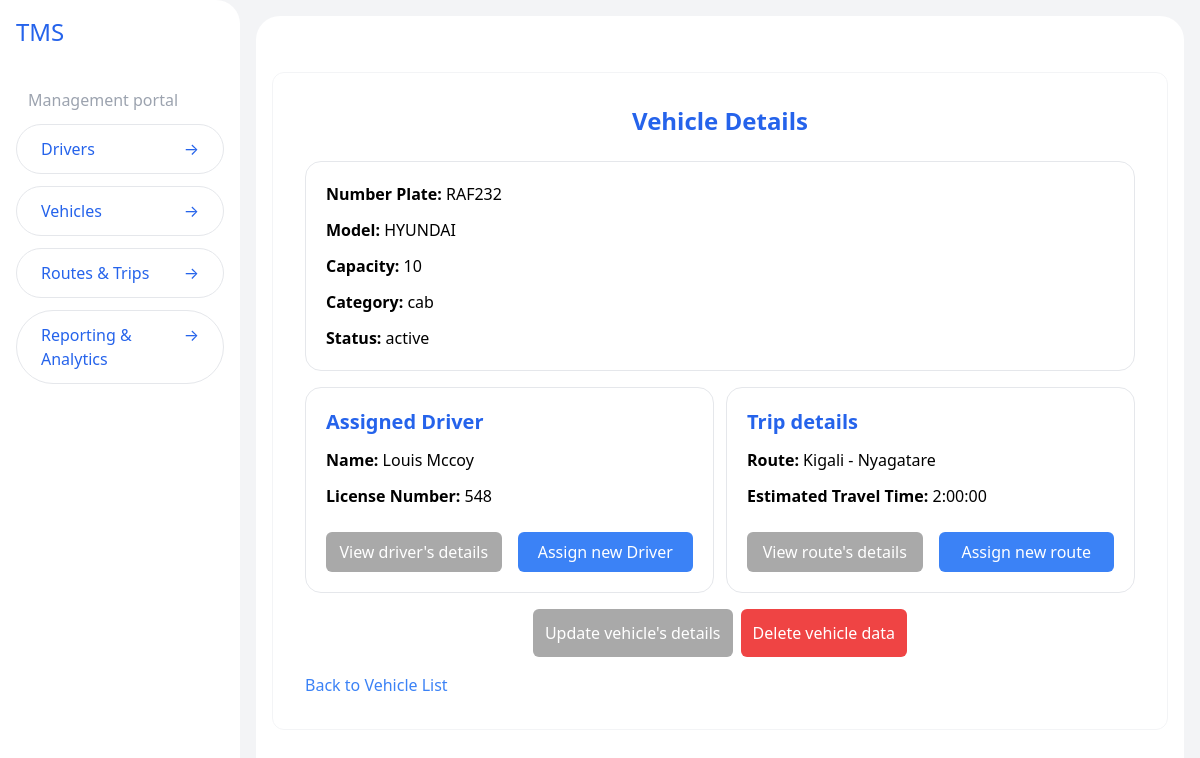
The page /vehicles/6 on the database as committed earlier.
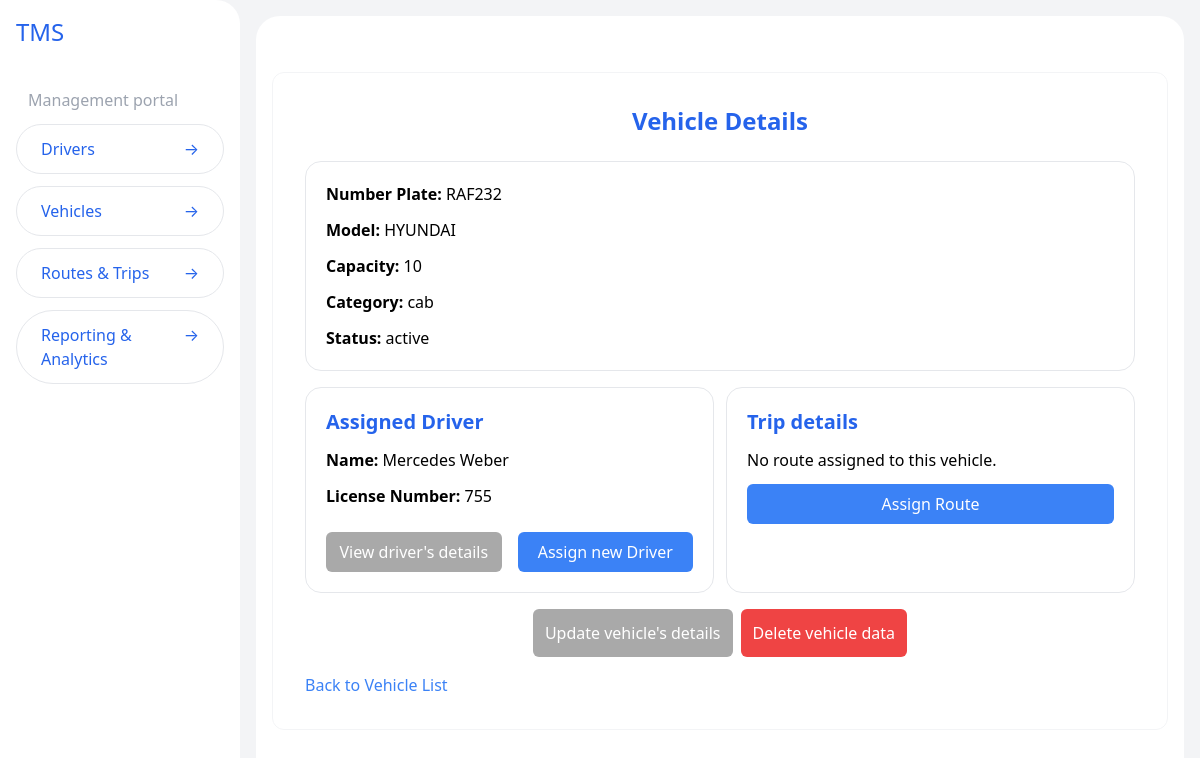
The same page on the database as committed later.
### drivers/models.py (models this page shows, shortened)
class Driver(models.Model):
  name = models.CharField(max_length=100)
  license_number = models.CharField(max_length=50, unique=True)
  vehicle = models.ForeignKey(Vehicle, on_delete=models.SET_NULL, null=True, blank=True)

### vehicles/models.py (models this page shows, shortened)
class Vehicle(models.Model):
    NUMBER_PLATE_MAX_LENGTH = 15
    MODEL_MAX_LENGTH = 50
    CATEGORY_CHOICES = [
        ('taxi', 'Taxi'),
        ('cab', 'Cab'),
        ('bus', 'Bus'),
        ('coaster', 'Coaster (Minibus)'),
        ('coach', 'Coach'),
        ('bike', 'Bike'),
        ('van', 'Van'),
    ]
    license_plate = models.CharField(max_length=NUMBER_PLATE_MAX_LENGTH, unique=True)
    model = models.CharField(max_length=MODEL_MAX_LENGTH)
    capacity = models.IntegerField()
    category = models.CharField(max_length=50, choices=CATEGORY_CHOICES, default=CATEGORY_CHOICES[0])
    status = models.CharField(max_length=20, choices=[('active', 'Active'), ('inactive', 'Inactive')])
    route = models.ForeignKey(Route, on_delete=models.SET_NULL, null=True, blank=True, related_name='vehicles')

### routes/models.py (models this page shows)
class Route(models.Model):
  start_location = models.CharField(max_length=100)
  end_location = models.CharField(max_length=100)
  estimated_travel_time = models.DurationField()
  distance = models.FloatField()
  def __str__(self):
    return f"{self.start_location} - {self.end_location}"

### vehicles/views.py (the view)
# urls.py: path('<int:vehicle_id>', view_vehicle, name='view-vehicle'),
def view_vehicle(request, vehicle_id):
  vehicle = get_object_or_404(Vehicle, id=vehicle_id)
  driver = Driver.objects.filter(vehicle=vehicle).first()
  return render(request, 'view-vehicle.html', {'vehicle': vehicle, 'driver': driver})

### vehicles/templates/view-vehicle.html
{% extends "layout.html" %} {% block title %}TMS | Vehicle Details{% endblock %} {% block content %}
<div class="max-w-6xl mx-auto bg-white p-8 rounded-xl border border-gray-100 mt-10 space-y-4">
  <h1 class="text-2xl font-semibold text-blue-600 mb-6 text-center">Vehicle Details</h1>
  <div class="border border-gray-200 p-5 rounded-2xl space-y-3">
    <p><strong>Number Plate:</strong> {{ vehicle.license_plate }}</p>
    <p><strong>Model:</strong> {{ vehicle.model }}</p>
    <p><strong>Capacity:</strong> {{ vehicle.capacity }}</p>
    <p><strong>Category:</strong> {{ vehicle.category }}</p>
    <p><strong>Status:</strong> {{ vehicle.status }}</p>
  </div>
  <div class="flex gap-3">
    <div class="w-full border border-gray-200 p-5 rounded-2xl space-y-3">
      <h2 class="text-xl font-semibold text-blue-600">Assigned Driver</h2>
      {% if driver %}
      <p><strong>Name:</strong> {{ driver.name }}</p>
      <p><strong>License Number:</strong> {{ driver.license_number }}</p>
      <div class="flex gap-4">
        <a href="{% url 'view-driver' driver.id %}" class="mt-3 w-full btn edit-btn block py-2 text-center">View driver's details</a>
        <a href="{% url 'assign-driver-to-vehicle' vehicle.id %}" class="bg-blue-500 mt-3 w-full btn block py-2 text-center">Assign new Driver</a>
      </div>
      {% else %}
      <p>No driver assigned to this vehicle.</p>
      <a href="{% url 'assign-driver-to-vehicle' vehicle.id %}" class="bg-blue-500 mt-3 btn block py-2 text-center">Assign Driver</a>
      {% endif %}
    </div>
    <div class="w-full border border-gray-200 p-5 rounded-2xl space-y-3">
      <h2 class="text-xl font-semibold text-blue-600">Trip details</h2>
      {% if vehicle.route %}
      <p><strong>Route:</strong> {{ vehicle.route }}</p>
      <p><strong>Estimated Travel Time:</strong> {{ vehicle.route.estimated_travel_time }}</p>
      <div class="flex gap-4">
        <a href="{% url 'route-details' vehicle.route.id %}" class="mt-3 w-full btn edit-btn block py-2 text-center">View route's details</a>
        <a href="{% url 'assign-route-to-vehicle' vehicle.id %}" class="bg-blue-500 mt-3 w-full btn block py-2 text-center">Assign new route</a>
      </div>
      {% else %}
      <p>No route assigned to this vehicle.</p>
      <a href="{% url 'assign-route-to-vehicle' vehicle.id %}" class="bg-blue-500 mt-3 btn block py-2 text-center">Assign Route</a>
      {% endif %}
    </div>
  </div>
  <div class="mt-6 flex justify-center items-center gap-2">
    <a href="{% url 'update-vehicle' vehicle.id %}" class="btn edit-btn py-3">Update vehicle's details</a>
    <a href="{% url 'delete-vehicle' vehicle.id %}" class="btn delete-btn py-3"> Delete vehicle data </a>
  </div>
  <a href="{% url 'vehicle-list' %}" class="mt-10 block text-blue-500 hover:underline">Back to Vehicle List</a>
</div>
{% endblock %}

Rows that differ between the two databases and show on the page:
no longer on this page (row edited): Driver: name "Louis Mccoy", license_number "548"
changed Vehicle "RAF232": route_id 2 → empty (drawn); route "Kigali - Nyagatare" → (not shown); route.estimated_travel_time "2:00:00" → (not shown)
now on this page (row unchanged): Driver: name "Mercedes Weber", license_number "755"
Other text that changed with them:
text no longer shown: "Route: Estimated Travel Time: View route's details Assign new route"
text now shown: "No route assigned to this vehicle. Assign Route"
